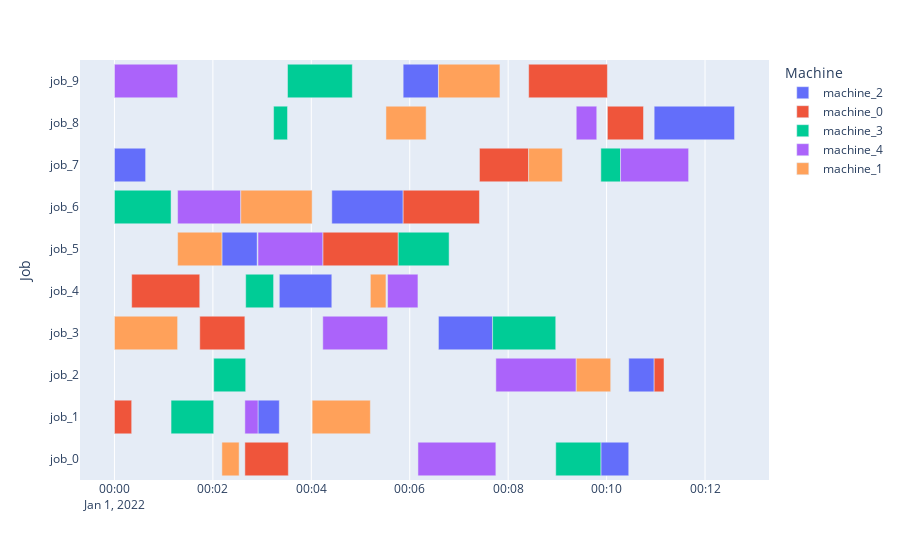
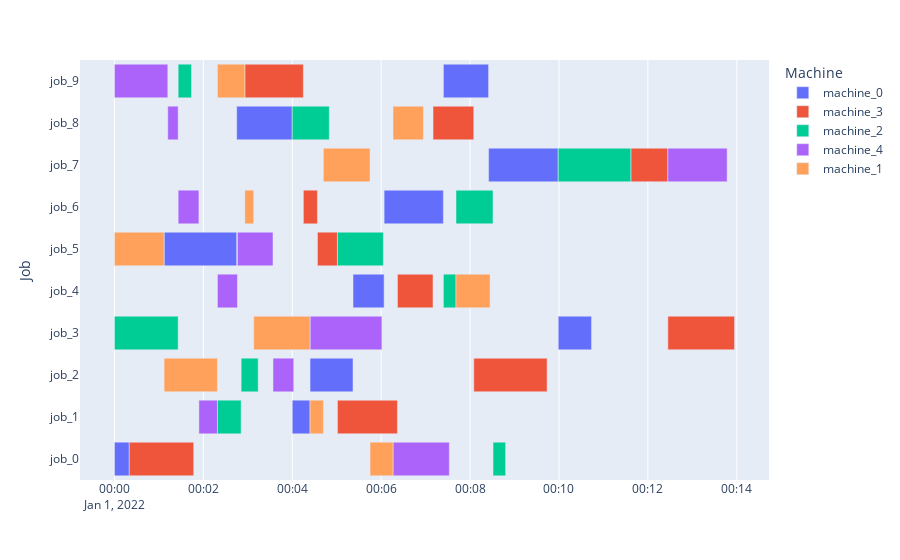
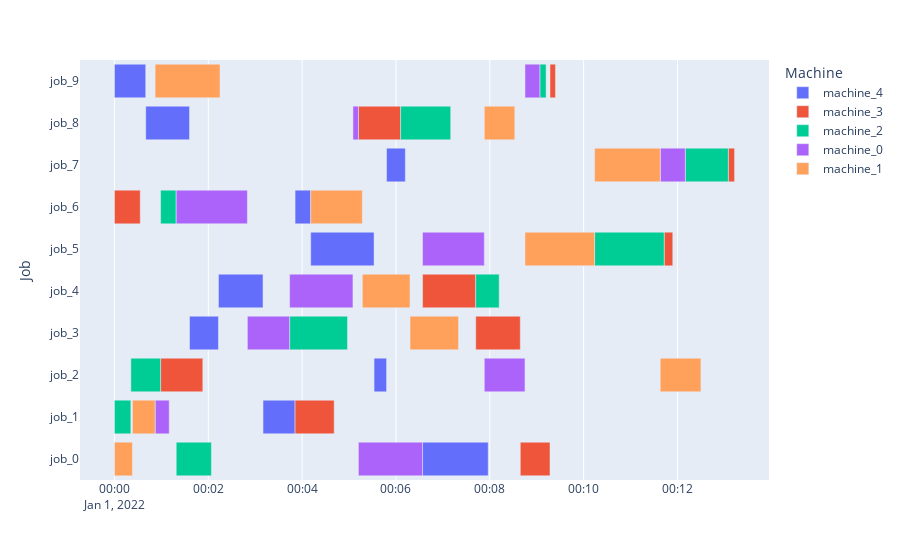
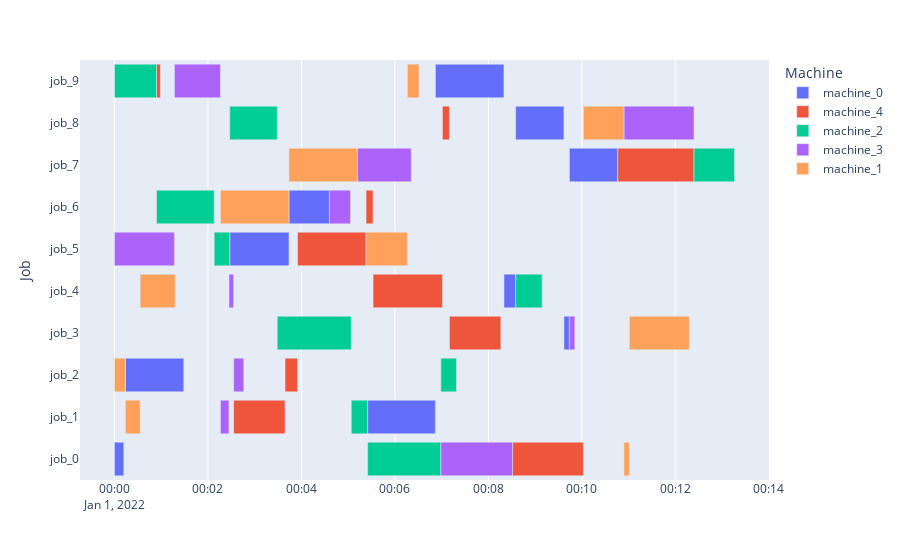

Notebook cell for these charts, in order:
### Code cell
import time
length_list=[]
reward_list=[]
curr_dir='/Users/felix/sciebo/masterarbeit/progra/model-based_rl'
val_instances=['/resources/jsp_instances/standard/la01.txt','/resources/jsp_instances/standard/la02.txt','/resources/jsp_instances/standard/la03.txt','/resources/jsp_instances/standard/la04.txt','/resources/jsp_instances/standard/la05.txt']
#instance_list=['/resources/jsp_instances/standard/la01.txt']
val_instances=[curr_dir + s for s in val_instances]
# for i in range(1,4):
#     #agent = AlphaZeroTrainer( config=config, env='custom_jssp')
# #if restore_agent:
#     restore_path='/Users/felix/sciebo/masterarbeit/progra/model-based_rl/training_checkpoints/checkpoints_az_jsslite_la01/checkpoint-'+str(i)
#     agent.load_checkpoint(restore_path)

for instance_load in val_instances:

    policy = agent.get_policy(DEFAULT_POLICY_ID)
    action_list=[]
    #env = env_creator("s")
    env= jssp_light_obs_wrapper_multi_instances(instances_list=[instance_load])
    obs = env.reset()
    # env2 is copy for later going evaluation


    episode = MultiAgentEpisode(
        PolicyMap(0,0),
        lambda _, __: DEFAULT_POLICY_ID,
        lambda: None,
        lambda _: None,
        0,
    )

    episode.user_data['initial_state'] = env.get_state()

    done = False
    t=time.time()
    while not done:
        action, _, _ = policy.compute_single_action(obs, episode=episode)
        action_list.append(action)
        #print(f"outcome action: {action}")
        #print(obs['action_mask'][action])
        obs, reward, done, _ = env.step(action)
        #print(obs)
        #time.sleep(0.1)
        episode.length += 1

    length_list.append(episode.length)
    reward_list.append(reward)
    print(f"instance {env.env.instance}:  in time: {time.time()-t}s")
    print(reward)
    env.render()
    #env.close()

### Figure 1 — Plotly figure (JSON) as saved in the notebook; plotly's stock layout.template omitted (floating-point values rounded to 4 significant figures)
{"data": [{"alignmentgroup": "True", "base": ["2022-01-01T00:09:53", "2022-01-01T00:02:55", "2022-01-01T00:10:27", "2022-01-01T00:06:35", "2022-01-01T00:03:21", "2022-01-01T00:02:11", "2022-01-01T00:04:25", "2022-01-01T00:00:00", "2022-01-01T00:10:58", "2022-01-01T00:05:52"], "hovertemplate": "Machine=machine_2<br>Start=%{base}<br>Finish=%{x}<br>Job=%{y}<extra></extra>", "legendgroup": "machine_2", "marker": {"color": "#636efa", "pattern": {"shape": ""}}, "name": "machine_2", "offsetgroup": "machine_2", "orientation": "h", "showlegend": true, "textposition": "auto", "type": "bar", "x": [34000, 26000, 31000, 66000, 64000, 43000, 87000, 38000, 98000, 43000], "xaxis": "x", "y": ["job_0", "job_1", "job_2", "job_3", "job_4", "job_5", "job_6", "job_7", "job_8", "job_9"], "yaxis": "y"}, {"alignmentgroup": "True", "base": ["2022-01-01T00:02:39", "2022-01-01T00:00:00", "2022-01-01T00:10:58", "2022-01-01T00:01:44", "2022-01-01T00:00:21", "2022-01-01T00:04:14", "2022-01-01T00:05:52", "2022-01-01T00:07:25", "2022-01-01T00:10:01", "2022-01-01T00:08:25"], "hovertemplate": "Machine=machine_0<br>Start=%{base}<br>Finish=%{x}<br>Job=%{y}<extra></extra>", "legendgroup": "machine_0", "marker": {"color": "#EF553B", "pattern": {"shape": ""}}, "name": "machine_0", "offsetgroup": "machine_0", "orientation": "h", "showlegend": true, "textposition": "auto", "type": "bar", "x": [53000, 21000, 12000, 55000, 83000, 92000, 93000, 60000, 44000, 96000], "xaxis": "x", "y": ["job_0", "job_1", "job_2", "job_3", "job_4", "job_5", "job_6", "job_7", "job_8", "job_9"], "yaxis": "y"}, {"alignmentgroup": "True", "base": ["2022-01-01T00:08:58", "2022-01-01T00:01:09", "2022-01-01T00:02:01", "2022-01-01T00:07:41", "2022-01-01T00:02:40", "2022-01-01T00:05:46", "2022-01-01T00:00:00", "2022-01-01T00:09:53", "2022-01-01T00:03:14", "2022-01-01T00:03:31"], "hovertemplate": "Machine=machine_3<br>Start=%{base}<br>Finish=%{x}<br>Job=%{y}<extra></extra>", "legendgroup": "machine_3", "marker": {"color": "#00cc96", "pattern": {"shape": ""}}, "name": "machine_3", "offsetgroup": "machine_3", "orientation": "h", "showlegend": true, "textposition": "auto", "type": "bar", "x": [55000, 52000, 39000, 77000, 34000, 62000, 69000, 24000, 17000, 79000], "xaxis": "x", "y": ["job_0", "job_1", "job_2", "job_3", "job_4", "job_5", "job_6", "job_7", "job_8", "job_9"], "yaxis": "y"}, {"alignmentgroup": "True", "base": ["2022-01-01T00:06:10", "2022-01-01T00:02:39", "2022-01-01T00:07:45", "2022-01-01T00:04:14", "2022-01-01T00:05:33", "2022-01-01T00:02:55", "2022-01-01T00:01:17", "2022-01-01T00:10:17", "2022-01-01T00:09:23", "2022-01-01T00:00:00"], "hovertemplate": "Machine=machine_4<br>Start=%{base}<br>Finish=%{x}<br>Job=%{y}<extra></extra>", "legendgroup": "machine_4", "marker": {"color": "#ab63fa", "pattern": {"shape": ""}}, "name": "machine_4", "offsetgroup": "machine_4", "orientation": "h", "showlegend": true, "textposition": "auto", "type": "bar", "x": [95000, 16000, 98000, 79000, 37000, 79000, 77000, 83000, 25000, 77000], "xaxis": "x", "y": ["job_0", "job_1", "job_2", "job_3", "job_4", "job_5", "job_6", "job_7", "job_8", "job_9"], "yaxis": "y"}, {"alignmentgroup": "True", "base": ["2022-01-01T00:02:11", "2022-01-01T00:04:01", "2022-01-01T00:09:23", "2022-01-01T00:00:00", "2022-01-01T00:05:12", "2022-01-01T00:01:17", "2022-01-01T00:02:34", "2022-01-01T00:08:25", "2022-01-01T00:05:31", "2022-01-01T00:06:35"], "hovertemplate": "Machine=machine_1<br>Start=%{base}<br>Finish=%{x}<br>Job=%{y}<extra></extra>", "legendgroup": "machine_1", "marker": {"color": "#FFA15A", "pattern": {"shape": ""}}, "name": "machine_1", "offsetgroup": "machine_1", "orientation": "h", "showlegend": true, "textposition": "auto", "type": "bar", "x": [21000, 71000, 42000, 77000, 19000, 54000, 87000, 41000, 49000, 75000], "xaxis": "x", "y": ["job_0", "job_1", "job_2", "job_3", "job_4", "job_5", "job_6", "job_7", "job_8", "job_9"], "yaxis": "y"}], "layout": {"barmode": "overlay", "legend": {"title": {"text": "Machine"}, "tracegroupgap": 0}, "margin": {"t": 60}, "xaxis": {"anchor": "y", "domain": [0, 1], "type": "date"}, "yaxis": {"anchor": "x", "domain": [0, 1], "title": {"text": "Job"}}}}

### Figure 2 — Plotly figure (JSON) as saved in the notebook; plotly's stock layout.template omitted (floating-point values rounded to 4 significant figures)
{"data": [{"alignmentgroup": "True", "base": ["2022-01-01T00:00:00", "2022-01-01T00:04:00", "2022-01-01T00:04:24", "2022-01-01T00:09:59", "2022-01-01T00:05:22", "2022-01-01T00:01:07", "2022-01-01T00:06:04", "2022-01-01T00:08:25", "2022-01-01T00:02:45", "2022-01-01T00:07:24"], "hovertemplate": "Machine=machine_0<br>Start=%{base}<br>Finish=%{x}<br>Job=%{y}<extra></extra>", "legendgroup": "machine_0", "marker": {"color": "#636efa", "pattern": {"shape": ""}}, "name": "machine_0", "offsetgroup": "machine_0", "orientation": "h", "showlegend": true, "textposition": "auto", "type": "bar", "x": [20000, 24000, 58000, 45000, 42000, 98000, 80000, 94000, 75000, 61000], "xaxis": "x", "y": ["job_0", "job_1", "job_2", "job_3", "job_4", "job_5", "job_6", "job_7", "job_8", "job_9"], "yaxis": "y"}, {"alignmentgroup": "True", "base": ["2022-01-01T00:00:20", "2022-01-01T00:05:01", "2022-01-01T00:08:05", "2022-01-01T00:12:27", "2022-01-01T00:06:22", "2022-01-01T00:04:34", "2022-01-01T00:04:15", "2022-01-01T00:11:37", "2022-01-01T00:07:10", "2022-01-01T00:02:56"], "hovertemplate": "Machine=machine_3<br>Start=%{base}<br>Finish=%{x}<br>Job=%{y}<extra></extra>", "legendgroup": "machine_3", "marker": {"color": "#EF553B", "pattern": {"shape": ""}}, "name": "machine_3", "offsetgroup": "machine_3", "orientation": "h", "showlegend": true, "textposition": "auto", "type": "bar", "x": [87000, 81000, 99000, 90000, 48000, 27000, 19000, 50000, 55000, 79000], "xaxis": "x", "y": ["job_0", "job_1", "job_2", "job_3", "job_4", "job_5", "job_6", "job_7", "job_8", "job_9"], "yaxis": "y"}, {"alignmentgroup": "True", "base": ["2022-01-01T00:08:31", "2022-01-01T00:02:19", "2022-01-01T00:02:51", "2022-01-01T00:00:00", "2022-01-01T00:07:24", "2022-01-01T00:05:01", "2022-01-01T00:07:41", "2022-01-01T00:09:59", "2022-01-01T00:04:00", "2022-01-01T00:01:26"], "hovertemplate": "Machine=machine_2<br>Start=%{base}<br>Finish=%{x}<br>Job=%{y}<extra></extra>", "legendgroup": "machine_2", "marker": {"color": "#00cc96", "pattern": {"shape": ""}}, "name": "machine_2", "offsetgroup": "machine_2", "orientation": "h", "showlegend": true, "textposition": "auto", "type": "bar", "x": [17000, 32000, 23000, 86000, 17000, 62000, 50000, 98000, 50000, 18000], "xaxis": "x", "y": ["job_0", "job_1", "job_2", "job_3", "job_4", "job_5", "job_6", "job_7", "job_8", "job_9"], "yaxis": "y"}, {"alignmentgroup": "True", "base": ["2022-01-01T00:06:16", "2022-01-01T00:01:54", "2022-01-01T00:03:34", "2022-01-01T00:04:24", "2022-01-01T00:02:19", "2022-01-01T00:02:46", "2022-01-01T00:01:26", "2022-01-01T00:12:27", "2022-01-01T00:01:12", "2022-01-01T00:00:00"], "hovertemplate": "Machine=machine_4<br>Start=%{base}<br>Finish=%{x}<br>Job=%{y}<extra></extra>", "legendgroup": "machine_4", "marker": {"color": "#ab63fa", "pattern": {"shape": ""}}, "name": "machine_4", "offsetgroup": "machine_4", "orientation": "h", "showlegend": true, "textposition": "auto", "type": "bar", "x": [76000, 25000, 28000, 97000, 27000, 48000, 28000, 80000, 14000, 72000], "xaxis": "x", "y": ["job_0", "job_1", "job_2", "job_3", "job_4", "job_5", "job_6", "job_7", "job_8", "job_9"], "yaxis": "y"}, {"alignmentgroup": "True", "base": ["2022-01-01T00:05:45", "2022-01-01T00:04:24", "2022-01-01T00:01:07", "2022-01-01T00:03:08", "2022-01-01T00:07:41", "2022-01-01T00:00:00", "2022-01-01T00:02:56", "2022-01-01T00:04:42", "2022-01-01T00:06:16", "2022-01-01T00:02:19"], "hovertemplate": "Machine=machine_1<br>Start=%{base}<br>Finish=%{x}<br>Job=%{y}<extra></extra>", "legendgroup": "machine_1", "marker": {"color": "#FFA15A", "pattern": {"shape": ""}}, "name": "machine_1", "offsetgroup": "machine_1", "orientation": "h", "showlegend": true, "textposition": "auto", "type": "bar", "x": [31000, 18000, 72000, 76000, 46000, 67000, 12000, 63000, 41000, 37000], "xaxis": "x", "y": ["job_0", "job_1", "job_2", "job_3", "job_4", "job_5", "job_6", "job_7", "job_8", "job_9"], "yaxis": "y"}], "layout": {"barmode": "overlay", "legend": {"title": {"text": "Machine"}, "tracegroupgap": 0}, "margin": {"t": 60}, "xaxis": {"anchor": "y", "domain": [0, 1], "type": "date"}, "yaxis": {"anchor": "x", "domain": [0, 1], "title": {"text": "Job"}}}}

### Figure 3 — Plotly figure (JSON) as saved in the notebook; plotly's stock layout.template omitted (floating-point values rounded to 4 significant figures)
{"data": [{"alignmentgroup": "True", "base": ["2022-01-01T00:06:34", "2022-01-01T00:03:10", "2022-01-01T00:05:32", "2022-01-01T00:01:36", "2022-01-01T00:02:13", "2022-01-01T00:04:11", "2022-01-01T00:03:51", "2022-01-01T00:05:48", "2022-01-01T00:00:40", "2022-01-01T00:00:00"], "hovertemplate": "Machine=machine_4<br>Start=%{base}<br>Finish=%{x}<br>Job=%{y}<extra></extra>", "legendgroup": "machine_4", "marker": {"color": "#636efa", "pattern": {"shape": ""}}, "name": "machine_4", "offsetgroup": "machine_4", "orientation": "h", "showlegend": true, "textposition": "auto", "type": "bar", "x": [84000, 41000, 16000, 37000, 57000, 81000, 20000, 24000, 56000, 40000], "xaxis": "x", "y": ["job_0", "job_1", "job_2", "job_3", "job_4", "job_5", "job_6", "job_7", "job_8", "job_9"], "yaxis": "y"}, {"alignmentgroup": "True", "base": ["2022-01-01T00:08:39", "2022-01-01T00:03:51", "2022-01-01T00:00:59", "2022-01-01T00:07:42", "2022-01-01T00:06:34", "2022-01-01T00:11:43", "2022-01-01T00:00:00", "2022-01-01T00:13:05", "2022-01-01T00:05:12", "2022-01-01T00:09:17"], "hovertemplate": "Machine=machine_3<br>Start=%{base}<br>Finish=%{x}<br>Job=%{y}<extra></extra>", "legendgroup": "machine_3", "marker": {"color": "#EF553B", "pattern": {"shape": ""}}, "name": "machine_3", "offsetgroup": "machine_3", "orientation": "h", "showlegend": true, "textposition": "auto", "type": "bar", "x": [38000, 50000, 54000, 57000, 68000, 11000, 33000, 8000, 54000, 7000], "xaxis": "x", "y": ["job_0", "job_1", "job_2", "job_3", "job_4", "job_5", "job_6", "job_7", "job_8", "job_9"], "yaxis": "y"}, {"alignmentgroup": "True", "base": ["2022-01-01T00:01:19", "2022-01-01T00:00:00", "2022-01-01T00:00:21", "2022-01-01T00:03:44", "2022-01-01T00:07:42", "2022-01-01T00:10:14", "2022-01-01T00:00:59", "2022-01-01T00:12:10", "2022-01-01T00:06:06", "2022-01-01T00:09:04"], "hovertemplate": "Machine=machine_2<br>Start=%{base}<br>Finish=%{x}<br>Job=%{y}<extra></extra>", "legendgroup": "machine_2", "marker": {"color": "#00cc96", "pattern": {"shape": ""}}, "name": "machine_2", "offsetgroup": "machine_2", "orientation": "h", "showlegend": true, "textposition": "auto", "type": "bar", "x": [45000, 21000, 38000, 74000, 30000, 89000, 20000, 55000, 64000, 8000], "xaxis": "x", "y": ["job_0", "job_1", "job_2", "job_3", "job_4", "job_5", "job_6", "job_7", "job_8", "job_9"], "yaxis": "y"}, {"alignmentgroup": "True", "base": ["2022-01-01T00:05:12", "2022-01-01T00:00:52", "2022-01-01T00:07:53", "2022-01-01T00:02:50", "2022-01-01T00:03:44", "2022-01-01T00:06:34", "2022-01-01T00:01:19", "2022-01-01T00:11:38", "2022-01-01T00:05:05", "2022-01-01T00:08:45"], "hovertemplate": "Machine=machine_0<br>Start=%{base}<br>Finish=%{x}<br>Job=%{y}<extra></extra>", "legendgroup": "machine_0", "marker": {"color": "#ab63fa", "pattern": {"shape": ""}}, "name": "machine_0", "offsetgroup": "machine_0", "orientation": "h", "showlegend": true, "textposition": "auto", "type": "bar", "x": [82000, 18000, 52000, 54000, 81000, 79000, 91000, 32000, 7000, 19000], "xaxis": "x", "y": ["job_0", "job_1", "job_2", "job_3", "job_4", "job_5", "job_6", "job_7", "job_8", "job_9"], "yaxis": "y"}, {"alignmentgroup": "True", "base": ["2022-01-01T00:00:00", "2022-01-01T00:00:23", "2022-01-01T00:11:38", "2022-01-01T00:06:18", "2022-01-01T00:05:17", "2022-01-01T00:08:45", "2022-01-01T00:04:11", "2022-01-01T00:10:14", "2022-01-01T00:07:53", "2022-01-01T00:00:52"], "hovertemplate": "Machine=machine_1<br>Start=%{base}<br>Finish=%{x}<br>Job=%{y}<extra></extra>", "legendgroup": "machine_1", "marker": {"color": "#FFA15A", "pattern": {"shape": ""}}, "name": "machine_1", "offsetgroup": "machine_1", "orientation": "h", "showlegend": true, "textposition": "auto", "type": "bar", "x": [23000, 29000, 52000, 62000, 61000, 89000, 66000, 84000, 39000, 83000], "xaxis": "x", "y": ["job_0", "job_1", "job_2", "job_3", "job_4", "job_5", "job_6", "job_7", "job_8", "job_9"], "yaxis": "y"}], "layout": {"barmode": "overlay", "legend": {"title": {"text": "Machine"}, "tracegroupgap": 0}, "margin": {"t": 60}, "xaxis": {"anchor": "y", "domain": [0, 1], "type": "date"}, "yaxis": {"anchor": "x", "domain": [0, 1], "title": {"text": "Job"}}}}

### Figure 4 — Plotly figure (JSON) as saved in the notebook; plotly's stock layout.template omitted (floating-point values rounded to 4 significant figures)
{"data": [{"alignmentgroup": "True", "base": ["2022-01-01T00:00:00", "2022-01-01T00:05:25", "2022-01-01T00:00:14", "2022-01-01T00:09:37", "2022-01-01T00:08:20", "2022-01-01T00:02:28", "2022-01-01T00:03:44", "2022-01-01T00:09:44", "2022-01-01T00:08:35", "2022-01-01T00:06:52"], "hovertemplate": "Machine=machine_0<br>Start=%{base}<br>Finish=%{x}<br>Job=%{y}<extra></extra>", "legendgroup": "machine_0", "marker": {"color": "#636efa", "pattern": {"shape": ""}}, "name": "machine_0", "offsetgroup": "machine_0", "orientation": "h", "showlegend": true, "textposition": "auto", "type": "bar", "x": [12000, 87000, 75000, 7000, 15000, 76000, 52000, 62000, 62000, 88000], "xaxis": "x", "y": ["job_0", "job_1", "job_2", "job_3", "job_4", "job_5", "job_6", "job_7", "job_8", "job_9"], "yaxis": "y"}, {"alignmentgroup": "True", "base": ["2022-01-01T00:08:31", "2022-01-01T00:02:33", "2022-01-01T00:03:39", "2022-01-01T00:07:10", "2022-01-01T00:05:32", "2022-01-01T00:03:55", "2022-01-01T00:05:23", "2022-01-01T00:10:46", "2022-01-01T00:07:01", "2022-01-01T00:00:54"], "hovertemplate": "Machine=machine_4<br>Start=%{base}<br>Finish=%{x}<br>Job=%{y}<extra></extra>", "legendgroup": "machine_4", "marker": {"color": "#EF553B", "pattern": {"shape": ""}}, "name": "machine_4", "offsetgroup": "machine_4", "orientation": "h", "showlegend": true, "textposition": "auto", "type": "bar", "x": [91000, 66000, 16000, 66000, 89000, 88000, 9000, 98000, 9000, 5000], "xaxis": "x", "y": ["job_0", "job_1", "job_2", "job_3", "job_4", "job_5", "job_6", "job_7", "job_8", "job_9"], "yaxis": "y"}, {"alignmentgroup": "True", "base": ["2022-01-01T00:05:25", "2022-01-01T00:05:04", "2022-01-01T00:06:59", "2022-01-01T00:03:29", "2022-01-01T00:08:35", "2022-01-01T00:02:08", "2022-01-01T00:00:54", "2022-01-01T00:12:24", "2022-01-01T00:02:28", "2022-01-01T00:00:00"], "hovertemplate": "Machine=machine_2<br>Start=%{base}<br>Finish=%{x}<br>Job=%{y}<extra></extra>", "legendgroup": "machine_2", "marker": {"color": "#00cc96", "pattern": {"shape": ""}}, "name": "machine_2", "offsetgroup": "machine_2", "orientation": "h", "showlegend": true, "textposition": "auto", "type": "bar", "x": [94000, 21000, 20000, 95000, 34000, 20000, 74000, 52000, 61000, 54000], "xaxis": "x", "y": ["job_0", "job_1", "job_2", "job_3", "job_4", "job_5", "job_6", "job_7", "job_8", "job_9"], "yaxis": "y"}, {"alignmentgroup": "True", "base": ["2022-01-01T00:06:59", "2022-01-01T00:02:16", "2022-01-01T00:02:33", "2022-01-01T00:09:44", "2022-01-01T00:02:27", "2022-01-01T00:00:00", "2022-01-01T00:04:36", "2022-01-01T00:05:12", "2022-01-01T00:10:54", "2022-01-01T00:01:17"], "hovertemplate": "Machine=machine_3<br>Start=%{base}<br>Finish=%{x}<br>Job=%{y}<extra></extra>", "legendgroup": "machine_3", "marker": {"color": "#ab63fa", "pattern": {"shape": ""}}, "name": "machine_3", "offsetgroup": "machine_3", "orientation": "h", "showlegend": true, "textposition": "auto", "type": "bar", "x": [92000, 11000, 13000, 7000, 6000, 77000, 27000, 69000, 90000, 59000], "xaxis": "x", "y": ["job_0", "job_1", "job_2", "job_3", "job_4", "job_5", "job_6", "job_7", "job_8", "job_9"], "yaxis": "y"}, {"alignmentgroup": "True", "base": ["2022-01-01T00:10:54", "2022-01-01T00:00:14", "2022-01-01T00:00:00", "2022-01-01T00:11:01", "2022-01-01T00:00:33", "2022-01-01T00:05:23", "2022-01-01T00:02:16", "2022-01-01T00:03:44", "2022-01-01T00:10:02", "2022-01-01T00:06:16"], "hovertemplate": "Machine=machine_1<br>Start=%{base}<br>Finish=%{x}<br>Job=%{y}<extra></extra>", "legendgroup": "machine_1", "marker": {"color": "#FFA15A", "pattern": {"shape": ""}}, "name": "machine_1", "offsetgroup": "machine_1", "orientation": "h", "showlegend": true, "textposition": "auto", "type": "bar", "x": [7000, 19000, 14000, 77000, 45000, 53000, 88000, 88000, 52000, 15000], "xaxis": "x", "y": ["job_0", "job_1", "job_2", "job_3", "job_4", "job_5", "job_6", "job_7", "job_8", "job_9"], "yaxis": "y"}], "layout": {"barmode": "overlay", "legend": {"title": {"text": "Machine"}, "tracegroupgap": 0}, "margin": {"t": 60}, "xaxis": {"anchor": "y", "domain": [0, 1], "type": "date"}, "yaxis": {"anchor": "x", "domain": [0, 1], "title": {"text": "Job"}}}}
